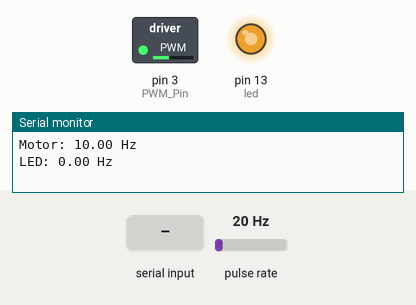
Simulated run of this sketch. Board: Arduino Uno, built with avr-gcc and run on an emulated ATmega328P. Shown: switched loads named in the sketch (green lamp = pin HIGH), output pins drawn as LEDs (lit = HIGH), the last lines printed to the serial monitor. Wiring (inferred from the names in the program): pulse sensor: data pin 2. Inputs (shaded band) come from the test bench; at power-on: pulse rate 20 Hz.

Above: at 1.2 s.
1.3 s: "30,150\n" received over Serial
At 4.0 s:
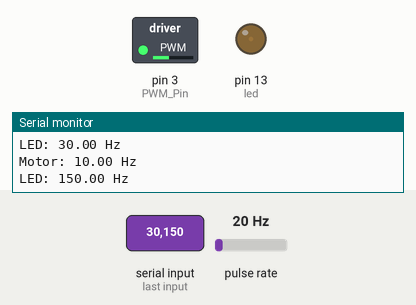
4.3 s: "5\n" received over Serial
At 5.6 s:
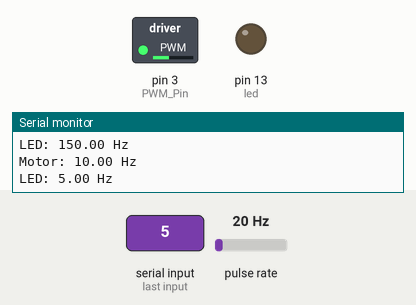
Timing chart, 0 to 7.3 s (numbered marks = the images above; inputs shaded):
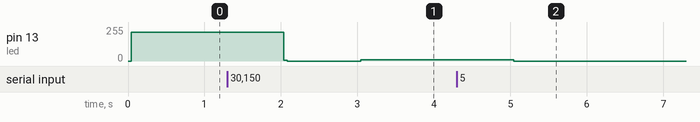

Measured:
- after the input at 1.3 s, pin 13 (led): 214/255 → 0/255 after 0.74 s, → 9/255 1.0 s later
- after the input at 4.3 s, pin 13 (led): 9/255 → 0/255 after 0.75 s

The sketch:

ProjetoFinalSera.ino
```cpp
// Francisco Camille e Thatianne

#include <Thread.h>
#include <ThreadController.h>

Thread thread1 = Thread();
Thread thread2 = Thread();
Thread thread3 = Thread();
ThreadController cpu;
// Pisca o LED
int led = 13; // Digo que o pino 13 vai ser utilizado para output - onde vou colocar o led
int PWM_Pin = 3;
int RPM_Pin = 2;
float rps;
float value;
unsigned long t;

void setup() {


  pinMode(led,OUTPUT);
  pinMode(RPM_Pin, INPUT_PULLUP);
  pinMode(PWM_Pin, OUTPUT);
  Serial.begin(9600);
  attachInterrupt(digitalPinToInterrupt(2), ctt, RISING);
  analogWrite(PWM_Pin, 100);


  thread1.onRun(fan);
  thread1.setInterval(1000);

  thread2.onRun(ledf);
  thread2.setInterval(1000);

  thread3.onRun(blinkLed);


  cpu.add(&thread1);
  cpu.add(&thread2);
  cpu.add(&thread3);

  DDRB |= (1 << PB5);
}


void ledf(){
 if(Serial.available() > 1) {
    value = Serial.parseFloat();
    thread3.setInterval(float((1000/(value))));
  }
  Serial.print("LED: ");
  Serial.print(value);
  Serial.println(" Hz");
}

void fan(){
  Serial.print("Motor: ");
  Serial.print(rps/2);
  Serial.println(" Hz");
  rps = 0;
}


void loop() {
  cpu.run();
}

void blinkLed(){

  PORTB |= (1 << PB5); // Seta 1 no pino de saída 13
  _delay_ms(0.2);
  delayMicroseconds(0);
  PORTB &= ~(1 <<PB5); // Seta 0 no pino de saída 13

}

void ctt() {
  rps++;
}
```
